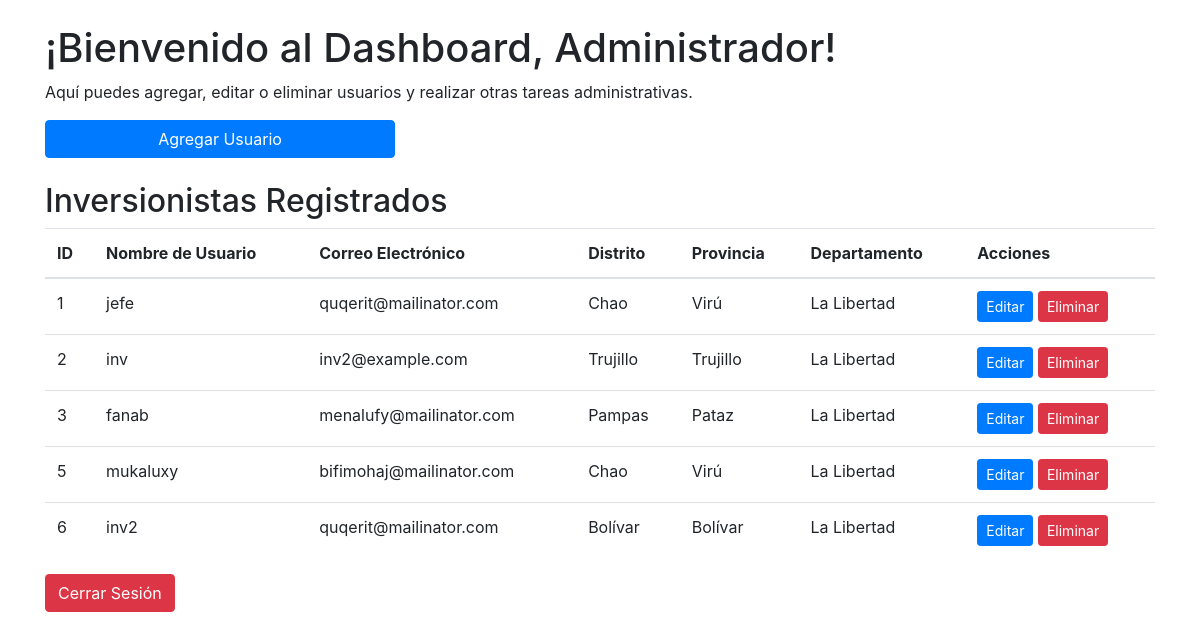
The page /dashboard_admin.php (signed in) on the database its author committed.
### tables this page shows
CREATE TABLE `inversionista` (
  `investor_id` int(11) NOT NULL,
  `admin_id` int(11) DEFAULT NULL,
  `district_id` int(11) NOT NULL,
  `province_id` int(11) NOT NULL,
  `department_id` int(11) NOT NULL,
  `username` varchar(50) NOT NULL,
  `password` varchar(50) NOT NULL,
  `email` varchar(100) NOT NULL,
  `state` tinyint(4) NOT NULL DEFAULT 1
);

CREATE TABLE `distrito` (
  `district_id` int(11) NOT NULL,
  `district_name` varchar(100) NOT NULL,
  `province_id` int(11) DEFAULT NULL
);

CREATE TABLE `provincia` (
  `province_id` int(11) NOT NULL,
  `province_name` varchar(100) NOT NULL,
  `department_id` int(11) DEFAULT NULL
);

CREATE TABLE `departamento` (
  `department_id` int(11) NOT NULL,
  `department_name` varchar(100) NOT NULL
);

### dashboard_admin.php (the view, shortened to what this page needs)
<?php
include('db.php');
$query = "SELECT * FROM inversionista WHERE admin_id = ?";
$stmt = $conn->prepare($query);
$stmt->bind_param("i", $_SESSION['admin_id']);
$stmt->execute();
$result = $stmt->get_result();
function obtenerNombreDistrito($conn, $district_id)
{
    $query = "SELECT district_name FROM distrito WHERE district_id = ?";
    $stmt = $conn->prepare($query);
    $stmt->bind_param("i", $district_id);
    $stmt->execute();
    $result = $stmt->get_result();
    $row = $result->fetch_assoc();
    return $row['district_name'];
}
function obtenerNombreProvincia($conn, $province_id)
{
    $query = "SELECT province_name FROM provincia WHERE province_id = ?";
    $stmt = $conn->prepare($query);
    $stmt->bind_param("i", $province_id);
    $stmt->execute();
    $result = $stmt->get_result();
    $row = $result->fetch_assoc();
    return $row['province_name'];
}
function obtenerNombreDepartamento($conn, $department_id)
{
    $query = "SELECT department_name FROM departamento WHERE department_id = ?";
    $stmt = $conn->prepare($query);
    $stmt->bind_param("i", $department_id);
    $stmt->execute();
    $result = $stmt->get_result();
    $row = $result->fetch_assoc();
    return $row['department_name'];
}
$inversionistas = $result->fetch_all(MYSQLI_ASSOC);
?>
<!DOCTYPE html>
<html lang="es">
<head>
    <link rel="stylesheet" href="https://stackpath.bootstrapcdn.com/bootstrap/4.5.2/css/bootstrap.min.css">
</head>
<body>
    <div class="container mt-4">
        <h1>¡Bienvenido al Dashboard, Administrador!</h1>
        <p>Aquí puedes agregar, editar o eliminar usuarios y realizar otras tareas administrativas.</p>
        <div class="row mb-4">
            <div class="col-md-4">
                <a href="administradorRegister.php" class="btn btn-primary btn-block">Agregar Usuario</a>
            </div>
        </div>
        <div class="row">
            <div class="col-md-12 center-table">
                <h2>Inversionistas Registrados</h2>
                <table class="table">
                    <thead>
                        <tr>
                            <th scope="col">ID</th>
                            <th scope="col">Nombre de Usuario</th>
                            <th scope="col">Correo Electrónico</th>
                            <th scope="col">Distrito</th>
                            <th scope="col">Provincia</th>
                            <th scope="col">Departamento</th>
                            <th scope="col">Acciones</th>
                        </tr>
                    </thead>
                    <tbody>
                        <?php foreach ($inversionistas as $inversionista) : if($inversionista['state'] == 0) continue; ?>
                            <tr>
                                <td><?php echo $inversionista['investor_id']; ?></td>
                                <td><?php echo $inversionista['username']; ?></td>
                                <td><?php echo $inversionista['email']; ?></td>
                                <td><?php echo obtenerNombreDistrito($conn, $inversionista['district_id']); ?></td>
                                <td><?php echo obtenerNombreProvincia($conn, $inversionista['province_id']); ?></td>
                                <td><?php echo obtenerNombreDepartamento($conn, $inversionista['department_id']); ?></td>
                                <td>
                                    <a href="#" onclick="obtenerInversionista('<?= $inversionista['investor_id']; ?>')" data-toggle="modal" data-target="#editarInservionista" class="btn btn-primary btn-sm">Editar</a>
                                    <a href="#" onclick="eliminaInversionista('<?= $inversionista['investor_id']; ?>')"  class="btn btn-danger btn-sm">Eliminar</a>
                                </td>
                            </tr>
                        <?php endforeach; ?>
                    </tbody>
                </table>
            </div>
        </div>
        <a href="logout.php" class="btn btn-danger">Cerrar Sesión</a>
    </div>
</body>
</html>

### dashboard_admin.php (style rules this page uses)
.center-table { margin: 0 auto; width: 80%; }

### rows shown on the page
inversionista: investor_id "1", username "jefe", email "quqerit@mailinator.com", district.district_name "Chao", province.province_name "Virú", department.department_name "La Libertad"
inversionista: investor_id "2", username "inv", email "inv2@example.com", district.district_name "Trujillo", province.province_name "Trujillo", department.department_name "La Libertad"
inversionista: investor_id "3", username "fanab", email "menalufy@mailinator.com", district.district_name "Pampas", province.province_name "Pataz", department.department_name "La Libertad"
inversionista: investor_id "5", username "mukaluxy", email "bifimohaj@mailinator.com", district.district_name "Chao", province.province_name "Virú", department.department_name "La Libertad"
inversionista: investor_id "6", username "inv2", email "quqerit@mailinator.com", district.district_name "Bolívar", province.province_name "Bolívar", department.department_name "La Libertad"
